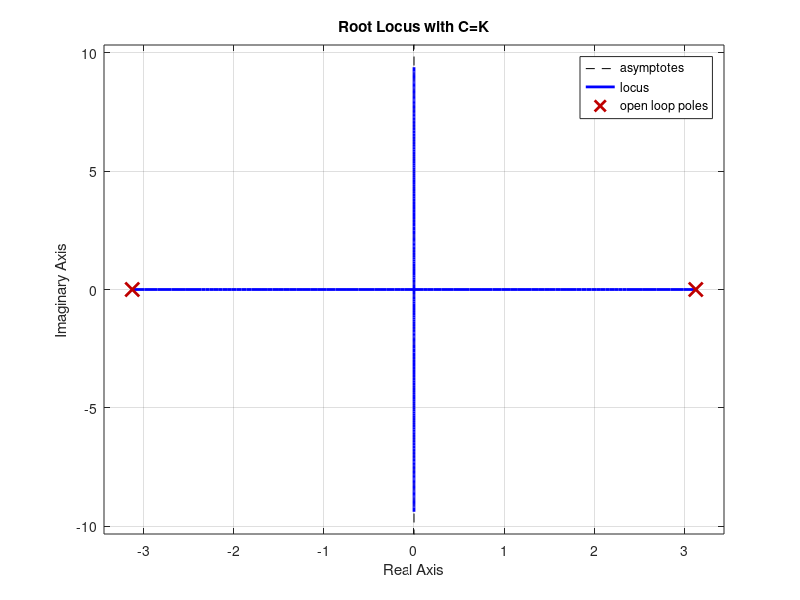
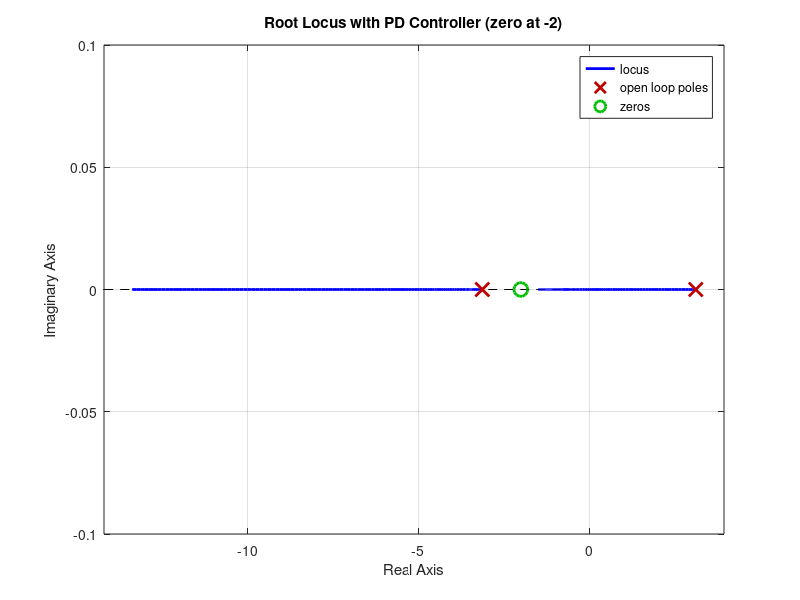
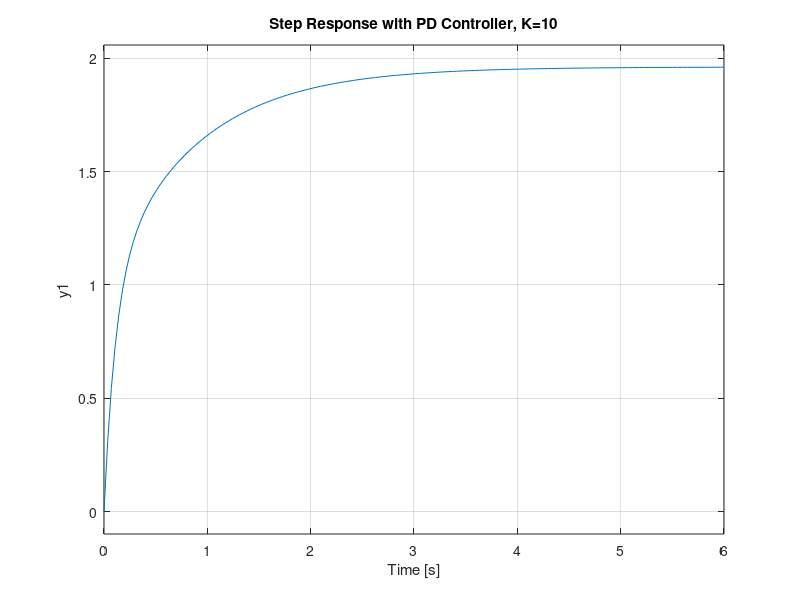
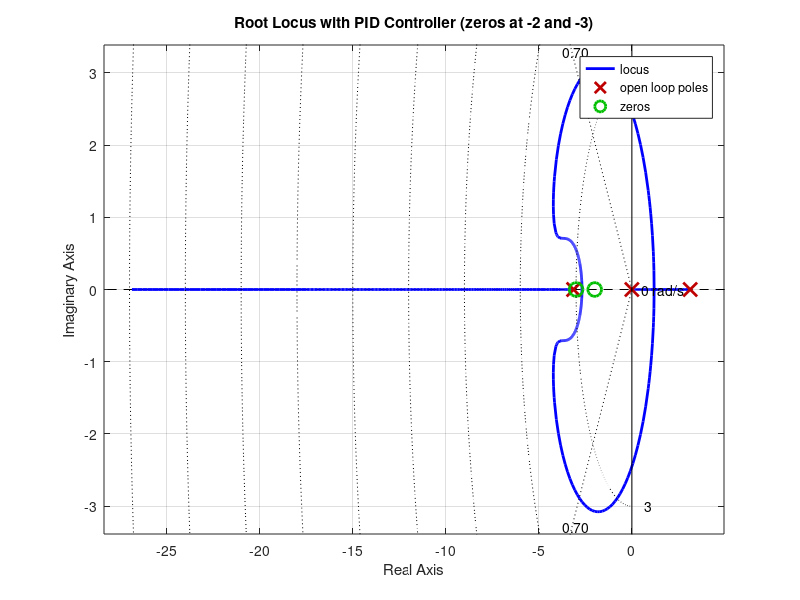

Recreate these plots in MATLAB, in order.
%% Inverted Pendulum - Controller Design with the Root Locus
% This script designs a controller for the pendulum used in IP_Realtime_Demo.m.
% Linearizing theta'' = (g/L)*sin(theta) + u around the upright position gives
%
% $$G(s) = \frac{1}{s^2 - g/L}$$
%
% where theta is the angle from vertical and u is the control input.

%%
% Initialize the environment

clear all;
close all;
%%
% Define the Laplace variable and the system

s = tf('s');
g = 9.8;
L = 1;
G = 1/(s^2 - g/L);
%%
% The open-loop poles are at +/- sqrt(g/L) = +/- 3.13. The pole in the right
% half plane is why the pendulum falls over.

pole(G)
%%
% Plot root locus with C = K (proportional control)

C = 1;
figure;
rlocus(C*G);
title('Root Locus with C=K');
%%
% For small K one closed-loop pole stays in the right half plane. For large K
% the two poles meet at the origin and move up and down the imaginary axis.
% No proportional gain makes the pendulum stable: at best it oscillates
% forever. We need to pull the root locus to the left by adding a zero.
%%
% Design with a PD controller, C = kp + kd*s = kd*(s + kp/kd).
% The zero at -kp/kd = -2 attracts the root locus into the left half plane.

kp = 2;
kd = 1;
C = kp + kd*s;
figure;
rlocus(C*G);
title('Root Locus with PD Controller (zero at -2)');
%%
% The closed-loop characteristic equation is s^2 + K*s + (2K - 9.8) = 0,
% so we need K > 4.9 for stability. Let's try K = 10.

K = 10;
C = K*(kp + kd*s);
GCL = minreal(feedback(C*G, 1));
pole(GCL)
figure;
step(GCL);
title('Step Response with PD Controller, K=10');
%%
% The pendulum is now stable, but the system is still type 0, so a step in
% the reference leaves a steady-state error. The final value is
%
% $$\lim_{s \to 0} \frac{C(s)G(s)}{1+C(s)G(s)} = \frac{2K}{2K - 9.8}$$
%
% which is different from 1. A constant disturbance torque (for example a
% student pushing on the joystick) would also leave the pendulum tilted.

dcgain(GCL)
%%
% Design with a PID controller (the I is for zero steady-state error).
% We place the two controller zeros at -2 and -3:
%
% $$C(s) = K\frac{(s+2)(s+3)}{s}$$
%
% The integrator adds a pole at the origin, and the two zeros pull the
% branches into the left half plane.

C = (s+2)*(s+3)/s;
figure;
rlocus(C*G);
sgrid(0.7, []);
title('Root Locus with PID Controller (zeros at -2 and -3)');
%%
% The characteristic equation is s^3 + K s^2 + (5K - 9.8) s + 6K = 0. From
% the Routh array the loop is stable for K > 3.16. With K = 10 all closed-loop
% poles are well damped (damping ratio around 0.8, line drawn above).

K = 10;
C = K*(s+2)*(s+3)/s;
GCL = minreal(feedback(C*G, 1));
pole(GCL)
figure;
step(GCL);
title('Step Response with PID Controller, K=10');
%%
% The step response now goes to 1: zero steady-state error. The overshoot
% comes from the two controller zeros, not from poorly damped poles.
%%
% A pure PID is not proper (more zeros than poles), so it cannot be built as
% is. We add a fast pole at -100 that filters the derivative action. Being far
% to the left, it barely changes the root locus near the dominant poles.

C = K*(s+2)*(s+3)/(s*(s/100+1));
GCL = minreal(feedback(C*G, 1));
pole(GCL)
figure;
step(GCL);
title('Step Response with Filtered PID Controller');
%%
% Finally, let's look at how the controller rejects a disturbance d that enters
% together with u (for example a push from the joystick). The transfer
% function from d to theta is G/(1+CG):

GD = minreal(G/(1 + C*G));
figure;
step(GD);
title('Response of theta to a Step Disturbance');
%%
% Thanks to the integrator, the angle returns to zero even under a constant
% push.
%
% To try this controller in real time, open IP_Realtime_Demo.m and set
%
%   C = 10*(s+2)*(s+3)/(s*(s/100+1));
